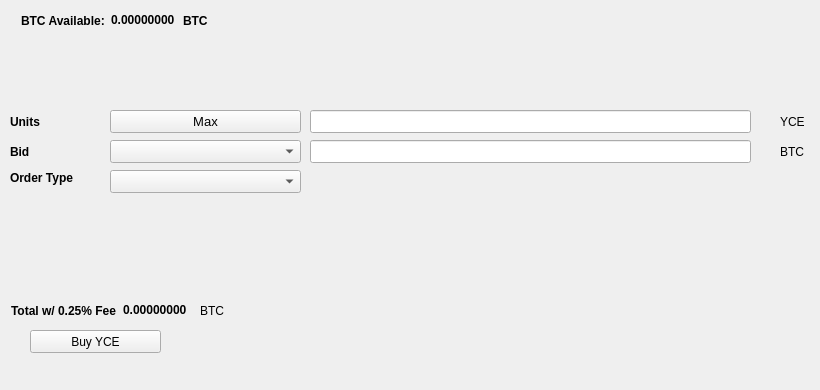
   <widget class="QWidget" name="BuyTab">
    <attribute name="title">
     <string>Buy</string>
    </attribute>
    <widget class="QPushButton" name="BuyYCE">
     <property name="geometry">
      <rect>
       <x>30</x>
       <y>330</y>
       <width>131</width>
       <height>23</height>
      </rect>
     </property>
     <property name="text">
      <string>Buy YCE</string>
     </property>
     <property name="icon">
      <iconset resource="../myce.qrc">
       <normaloff>:/icons/bitcoin</normaloff>:/icons/bitcoin</iconset>
     </property>
    </widget>
    <widget class="QLabel" name="label_3">
     <property name="geometry">
      <rect>
       <x>10</x>
       <y>110</y>
       <width>46</width>
       <height>23</height>
      </rect>
     </property>
     <property name="font">
      <font>
       <weight>75</weight>
       <bold>true</bold>
      </font>
     </property>
     <property name="text">
      <string>Units</string>
     </property>
    </widget>
    <widget class="QLineEdit" name="UnitsInput">
     <property name="geometry">
      <rect>
       <x>310</x>
       <y>110</y>
       <width>441</width>
       <height>23</height>
      </rect>
     </property>
     <property name="font">
      <font>
       <pointsize>9</pointsize>
       <weight>75</weight>
       <bold>true</bold>
      </font>
     </property>
    </widget>
    <widget class="QLineEdit" name="BuyBidPriceEdit">
     <property name="geometry">
      <rect>
       <x>310</x>
       <y>140</y>
       <width>441</width>
       <height>23</height>
      </rect>
     </property>
     <property name="font">
      <font>
       <pointsize>9</pointsize>
       <weight>75</weight>
       <bold>true</bold>
      </font>
     </property>
    </widget>
    <widget class="QLabel" name="label_4">
     <property name="geometry">
      <rect>
       <x>780</x>
       <y>110</y>
       <width>31</width>
       <height>23</height>
      </rect>
     </property>
     <property name="text">
      <string>YCE</string>
     </property>
    </widget>
    <widget class="QLabel" name="label_5">
     <property name="geometry">
      <rect>
       <x>780</x>
       <y>140</y>
       <width>31</width>
       <height>23</height>
      </rect>
     </property>
     <property name="text">
      <string>BTC</string>
     </property>
    </widget>
    <widget class="QLabel" name="label_6">
     <property name="geometry">
      <rect>
       <x>10</x>
       <y>140</y>
       <width>46</width>
       <height>23</height>
      </rect>
     </property>
     <property name="font">
      <font>
       <weight>75</weight>
       <bold>true</bold>
      </font>
     </property>
     <property name="text">
      <string>Bid</string>
     </property>
    </widget>
    <widget class="QLabel" name="label_7">
     <property name="geometry">
      <rect>
       <x>10</x>
       <y>170</y>
       <width>91</width>
       <height>16</height>
      </rect>
     </property>
     <property name="font">
      <font>
       <weight>75</weight>
       <bold>true</bold>
      </font>
     </property>
     <property name="text">
      <string>Order Type</string>
     </property>
    </widget>
    <widget class="QPushButton" name="Buy_Max_Amount">
     <property name="geometry">
      <rect>
       <x>110</x>
       <y>110</y>
       <width>191</width>
       <height>23</height>
      </rect>
     </property>
     <property name="font">
      <font>
       <pointsize>10</pointsize>
      </font>
     </property>
     <property name="text">
      <string>Max</string>
     </property>
    </widget>
    <widget class="QComboBox" name="BuyBidcomboBox">
     <property name="geometry">
      <rect>
       <x>110</x>
       <y>140</y>
       <width>191</width>
       <height>23</height>
      </rect>
     </property>
     <property name="font">
      <font>
       <pointsize>10</pointsize>
      </font>
     </property>
    </widget>
    <widget class="QComboBox" name="buyOrdertypeCombo">
     <property name="geometry">
      <rect>
       <x>110</x>
       <y>170</y>
       <width>191</width>
       <height>23</height>
      </rect>
     </property>
     <property name="font">
      <font>
       <pointsize>10</pointsize>
      </font>
     </property>
    </widget>
    <widget class="QWidget" name="layoutWidget1">
     <property name="geometry">
      <rect>
       <x>21</x>
       <y>11</y>
       <width>227</width>
       <height>19</height>
      </rect>
     </property>
     <layout class="QHBoxLayout" name="horizontalLayout_3">
      <item>
       <widget class="QLabel" name="label232">
        <property name="font">
         <font>
          <weight>75</weight>
          <bold>true</bold>
         </font>
        </property>
        <property name="text">
         <string>BTC Available:</string>
        </property>
       </widget>
      </item>
      <item>
       <widget class="QLabel" name="BtcAvailableLbl">
        <property name="palette">
         <palette>
          <active>
           <colorrole role="WindowText">
            <brush brushstyle="SolidPattern">
             <color alpha="255">
              <red>0</red>
              <green>0</green>
              <blue>0</blue>
             </color>
            </brush>
           </colorrole>
           <colorrole role="Button">
            <brush brushstyle="SolidPattern">
             <color alpha="255">
              <red>0</red>
              <green>170</green>
              <blue>0</blue>
             </color>
            </brush>
           </colorrole>
           <colorrole role="Light">
            <brush brushstyle="SolidPattern">
             <color alpha="255">
              <red>0</red>
              <green>255</green>
              <blue>0</blue>
             </color>
            </brush>
           </colorrole>
           <colorrole role="Midlight">
            <brush brushstyle="SolidPattern">
             <color alpha="255">
              <red>0</red>
              <green>212</green>
              <blue>0</blue>
             </color>
            </brush>
           </colorrole>
           <colorrole role="Dark">
            <brush brushstyle="SolidPattern">
             <color alpha="255">
              <red>0</red>
              <green>85</green>
              <blue>0</blue>
             </color>
            </brush>
           </colorrole>
           <colorrole role="Mid">
            <brush brushstyle="SolidPattern">
             <color alpha="255">
              <red>0</red>
              <green>113</green>
              <blue>0</blue>
             </color>
            </brush>
           </colorrole>
           <colorrole role="Text">
            <brush brushstyle="SolidPattern">
             <color alpha="255">
              <red>0</red>
              <green>170</green>
              <blue>0</blue>
             </color>
            </brush>
           </colorrole>
           <colorrole role="BrightText">
            <brush brushstyle="SolidPattern">
             <color alpha="255">
              <red>255</red>
              <green>255</green>
              <blue>255</blue>
             </color>
            </brush>
           </colorrole>
           <colorrole role="ButtonText">
            <brush brushstyle="SolidPattern">
             <color alpha="255">
              <red>0</red>
              <green>0</green>
              <blue>0</blue>
             </color>
            </brush>
           </colorrole>
           <colorrole role="Base">
            <brush brushstyle="SolidPattern">
             <color alpha="255">
              <red>255</red>
              <green>255</green>
              <blue>255</blue>
             </color>
            </brush>
           </colorrole>
           <colorrole role="Window">
            <brush brushstyle="SolidPattern">
             <color alpha="255">
              <red>0</red>
              <green>170</green>
              <blue>0</blue>
             </color>
            </brush>
           </colorrole>
           <colorrole role="Shadow">
            <brush brushstyle="SolidPattern">
             <color alpha="255">
              <red>0</red>
              <green>0</green>
              <blue>0</blue>
             </color>
            </brush>
           </colorrole>
           <colorrole role="AlternateBase">
            <brush brushstyle="SolidPattern">
             <color alpha="255">
              <red>127</red>
              <green>212</green>
              <blue>127</blue>
             </color>
            </brush>
           </colorrole>
           <colorrole role="ToolTipBase">
            <brush brushstyle="SolidPattern">
             <color alpha="255">
              <red>255</red>
              <green>255</green>
              <blue>220</blue>
             </color>
            </brush>
           </colorrole>
           <colorrole role="ToolTipText">
            <brush brushstyle="SolidPattern">
             <color alpha="255">
              <red>0</red>
              <green>0</green>
              <blue>0</blue>
             </color>
            </brush>
           </colorrole>
          </active>
          <inactive>
           <colorrole role="WindowText">
            <brush brushstyle="SolidPattern">
             <color alpha="255">
              <red>0</red>
              <green>0</green>
              <blue>0</blue>
             </color>
            </brush>
           </colorrole>
           <colorrole role="Button">
            <brush brushstyle="SolidPattern">
             <color alpha="255">
              <red>0</red>
              <green>170</green>
              <blue>0</blue>
             </color>
            </brush>
           </colorrole>
           <colorrole role="Light">
            <brush brushstyle="SolidPattern">
             <color alpha="255">
              <red>0</red>
              <green>255</green>
              <blue>0</blue>
             </color>
            </brush>
           </colorrole>
           <colorrole role="Midlight">
            <brush brushstyle="SolidPattern">
             <color alpha="255">
              <red>0</red>
              <green>212</green>
              <blue>0</blue>
             </color>
            </brush>
           </colorrole>
           <colorrole role="Dark">
            <brush brushstyle="SolidPattern">
             <color alpha="255">
              <red>0</red>
              <green>85</green>
              <blue>0</blue>
             </color>
            </brush>
           </colorrole>
           <colorrole role="Mid">
            <brush brushstyle="SolidPattern">
             <color alpha="255">
              <red>0</red>
              <green>113</green>
              <blue>0</blue>
             </color>
            </brush>
           </colorrole>
           <colorrole role="Text">
            <brush brushstyle="SolidPattern">
             <color alpha="255">
              <red>0</red>
              <green>170</green>
              <blue>0</blue>
             </color>
            </brush>
           </colorrole>
           <colorrole role="BrightText">
            <brush brushstyle="SolidPattern">
             <color alpha="255">
              <red>255</red>
              <green>255</green>
              <blue>255</blue>
             </color>
            </brush>
           </colorrole>
           <colorrole role="ButtonText">
            <brush brushstyle="SolidPattern">
             <color alpha="255">
              <red>0</red>
              <green>0</green>
              <blue>0</blue>
             </color>
            </brush>
           </colorrole>
           <colorrole role="Base">
            <brush brushstyle="SolidPattern">
             <color alpha="255">
              <red>255</red>
              <green>255</green>
              <blue>255</blue>
             </color>
            </brush>
           </colorrole>
           <colorrole role="Window">
            <brush brushstyle="SolidPattern">
             <color alpha="255">
              <red>0</red>
              <green>170</green>
              <blue>0</blue>
             </color>
            </brush>
           </colorrole>
           <colorrole role="Shadow">
            <brush brushstyle="SolidPattern">
             <color alpha="255">
              <red>0</red>
              <green>0</green>
              <blue>0</blue>
             </color>
            </brush>
           </colorrole>
           <colorrole role="AlternateBase">
            <brush brushstyle="SolidPattern">
             <color alpha="255">
              <red>127</red>
              <green>212</green>
              <blue>127</blue>
             </color>
            </brush>
           </colorrole>
           <colorrole role="ToolTipBase">
            <brush brushstyle="SolidPattern">
             <color alpha="255">
              <red>255</red>
              <green>255</green>
              <blue>220</blue>
             </color>
            </brush>
           </colorrole>
           <colorrole role="ToolTipText">
            <brush brushstyle="SolidPattern">
             <color alpha="255">
              <red>0</red>
              <green>0</green>
              <blue>0</blue>
             </color>
            </brush>
           </colorrole>
          </inactive>
          <disabled>
           <colorrole role="WindowText">
            <brush brushstyle="SolidPattern">
             <color alpha="255">
              <red>0</red>
              <green>85</green>
              <blue>0</blue>
             </color>
            </brush>
           </colorrole>
           <colorrole role="Button">
            <brush brushstyle="SolidPattern">
             <color alpha="255">
              <red>0</red>
              <green>170</green>
              <blue>0</blue>
             </color>
            </brush>
           </colorrole>
           <colorrole role="Light">
            <brush brushstyle="SolidPattern">
             <color alpha="255">
              <red>0</red>
              <green>255</green>
              <blue>0</blue>
             </color>
            </brush>
           </colorrole>
           <colorrole role="Midlight">
            <brush brushstyle="SolidPattern">
             <color alpha="255">
              <red>0</red>
              <green>212</green>
              <blue>0</blue>
             </color>
            </brush>
           </colorrole>
           <colorrole role="Dark">
            <brush brushstyle="SolidPattern">
             <color alpha="255">
              <red>0</red>
              <green>85</green>
              <blue>0</blue>
             </color>
            </brush>
           </colorrole>
           <colorrole role="Mid">
            <brush brushstyle="SolidPattern">
             <color alpha="255">
              <red>0</red>
              <green>113</green>
              <blue>0</blue>
             </color>
            </brush>
           </colorrole>
           <colorrole role="Text">
            <brush brushstyle="SolidPattern">
             <color alpha="255">
              <red>0</red>
              <green>85</green>
              <blue>0</blue>
             </color>
            </brush>
           </colorrole>
           <colorrole role="BrightText">
            <brush brushstyle="SolidPattern">
             <color alpha="255">
              <red>255</red>
              <green>255</green>
              <blue>255</blue>
             </color>
            </brush>
           </colorrole>
           <colorrole role="ButtonText">
            <brush brushstyle="SolidPattern">
             <color alpha="255">
              <red>0</red>
              <green>85</green>
              <blue>0</blue>
             </color>
            </brush>
           </colorrole>
           <colorrole role="Base">
            <brush brushstyle="SolidPattern">
             <color alpha="255">
              <red>0</red>
              <green>170</green>
              <blue>0</blue>
             </color>
            </brush>
           </colorrole>
           <colorrole role="Window">
            <brush brushstyle="SolidPattern">
             <color alpha="255">
              <red>0</red>
              <green>170</green>
              <blue>0</blue>
             </color>
            </brush>
           </colorrole>
           <colorrole role="Shadow">
            <brush brushstyle="SolidPattern">
             <color alpha="255">
              <red>0</red>
              <green>0</green>
              <blue>0</blue>
             </color>
            </brush>
           </colorrole>
           <colorrole role="AlternateBase">
            <brush brushstyle="SolidPattern">
             <color alpha="255">
              <red>0</red>
              <green>170</green>
              <blue>0</blue>
             </color>
            </brush>
           </colorrole>
           <colorrole role="ToolTipBase">
            <brush brushstyle="SolidPattern">
             <color alpha="255">
              <red>255</red>
              <green>255</green>
              <blue>220</blue>
             </color>
            </brush>
           </colorrole>
           <colorrole role="ToolTipText">
            <brush brushstyle="SolidPattern">
             <color alpha="255">
              <red>0</red>
              <green>0</green>
              <blue>0</blue>
             </color>
            </brush>
           </colorrole>
          </disabled>
         </palette>
        </property>
        <property name="font">
         <font>
          <weight>75</weight>
          <bold>true</bold>
         </font>
        </property>
        <property name="text">
         <string>0.00000000</string>
        </property>
        <property name="textInteractionFlags">
         <set>Qt::LinksAccessibleByMouse|Qt::TextSelectableByKeyboard|Qt::TextSelectableByMouse</set>
        </property>
       </widget>
      </item>
      <item>
       <widget class="QLabel" name="BtcAvailableLbl_2">
        <property name="font">
         <font>
          <weight>75</weight>
          <bold>true</bold>
         </font>
        </property>
        <property name="text">
         <string>BTC</string>
        </property>
       </widget>
      </item>
     </layout>
    </widget>
    <widget class="QWidget" name="layoutWidge2">
     <property name="geometry">
      <rect>
       <x>11</x>
       <y>301</y>
       <width>259</width>
       <height>19</height>
      </rect>
     </property>
     <layout class="QHBoxLayout" name="horizontalLayout_4">
      <item>
       <widget class="QLabel" name="label_9">
        <property name="font">
         <font>
          <weight>75</weight>
          <bold>true</bold>
         </font>
        </property>
        <property name="text">
         <string>Total w/ 0.25% Fee</string>
        </property>
       </widget>
      </item>
      <item>
       <widget class="QLabel" name="BuyCostLabel">
        <property name="palette">
         <palette>
          <active>
           <colorrole role="WindowText">
            <brush brushstyle="SolidPattern">
             <color alpha="255">
              <red>0</red>
              <green>0</green>
              <blue>0</blue>
             </color>
            </brush>
           </colorrole>
           <colorrole role="Button">
            <brush brushstyle="SolidPattern">
             <color alpha="255">
              <red>0</red>
              <green>170</green>
              <blue>0</blue>
             </color>
            </brush>
           </colorrole>
           <colorrole role="Light">
            <brush brushstyle="SolidPattern">
             <color alpha="255">
              <red>0</red>
              <green>255</green>
              <blue>0</blue>
             </color>
            </brush>
           </colorrole>
           <colorrole role="Midlight">
            <brush brushstyle="SolidPattern">
             <color alpha="255">
              <red>0</red>
              <green>212</green>
              <blue>0</blue>
             </color>
            </brush>
           </colorrole>
           <colorrole role="Dark">
            <brush brushstyle="SolidPattern">
             <color alpha="255">
              <red>0</red>
              <green>85</green>
              <blue>0</blue>
             </color>
            </brush>
           </colorrole>
           <colorrole role="Mid">
            <brush brushstyle="SolidPattern">
             <color alpha="255">
              <red>0</red>
              <green>113</green>
              <blue>0</blue>
             </color>
            </brush>
           </colorrole>
           <colorrole role="Text">
            <brush brushstyle="SolidPattern">
             <color alpha="255">
              <red>0</red>
              <green>170</green>
              <blue>0</blue>
             </color>
            </brush>
           </colorrole>
           <colorrole role="BrightText">
            <brush brushstyle="SolidPattern">
             <color alpha="255">
              <red>255</red>
              <green>255</green>
              <blue>255</blue>
             </color>
            </brush>
           </colorrole>
           <colorrole role="ButtonText">
            <brush brushstyle="SolidPattern">
             <color alpha="255">
              <red>0</red>
              <green>0</green>
              <blue>0</blue>
             </color>
            </brush>
           </colorrole>
           <colorrole role="Base">
            <brush brushstyle="SolidPattern">
             <color alpha="255">
              <red>255</red>
              <green>255</green>
              <blue>255</blue>
             </color>
            </brush>
           </colorrole>
           <colorrole role="Window">
            <brush brushstyle="SolidPattern">
             <color alpha="255">
              <red>0</red>
              <green>170</green>
              <blue>0</blue>
             </color>
            </brush>
           </colorrole>
           <colorrole role="Shadow">
            <brush brushstyle="SolidPattern">
             <color alpha="255">
              <red>0</red>
              <green>0</green>
              <blue>0</blue>
             </color>
            </brush>
           </colorrole>
           <colorrole role="AlternateBase">
            <brush brushstyle="SolidPattern">
             <color alpha="255">
              <red>127</red>
              <green>212</green>
              <blue>127</blue>
             </color>
            </brush>
           </colorrole>
           <colorrole role="ToolTipBase">
            <brush brushstyle="SolidPattern">
             <color alpha="255">
              <red>255</red>
              <green>255</green>
              <blue>220</blue>
             </color>
            </brush>
           </colorrole>
           <colorrole role="ToolTipText">
            <brush brushstyle="SolidPattern">
             <color alpha="255">
              <red>0</red>
              <green>0</green>
              <blue>0</blue>
             </color>
            </brush>
           </colorrole>
          </active>
          <inactive>
           <colorrole role="WindowText">
            <brush brushstyle="SolidPattern">
             <color alpha="255">
              <red>0</red>
              <green>0</green>
              <blue>0</blue>
             </color>
            </brush>
           </colorrole>
           <colorrole role="Button">
            <brush brushstyle="SolidPattern">
             <color alpha="255">
              <red>0</red>
              <green>170</green>
              <blue>0</blue>
             </color>
            </brush>
           </colorrole>
           <colorrole role="Light">
            <brush brushstyle="SolidPattern">
             <color alpha="255">
              <red>0</red>
              <green>255</green>
              <blue>0</blue>
             </color>
            </brush>
           </colorrole>
           <colorrole role="Midlight">
            <brush brushstyle="SolidPattern">
             <color alpha="255">
              <red>0</red>
              <green>212</green>
              <blue>0</blue>
             </color>
            </brush>
           </colorrole>
           <colorrole role="Dark">
            <brush brushstyle="SolidPattern">
             <color alpha="255">
              <red>0</red>
              <green>85</green>
              <blue>0</blue>
             </color>
            </brush>
           </colorrole>
           <colorrole role="Mid">
            <brush brushstyle="SolidPattern">
             <color alpha="255">
              <red>0</red>
              <green>113</green>
              <blue>0</blue>
             </color>
            </brush>
           </colorrole>
           <colorrole role="Text">
            <brush brushstyle="SolidPattern">
             <color alpha="255">
              <red>0</red>
              <green>170</green>
              <blue>0</blue>
             </color>
            </brush>
           </colorrole>
           <colorrole role="BrightText">
            <brush brushstyle="SolidPattern">
             <color alpha="255">
              <red>255</red>
              <green>255</green>
              <blue>255</blue>
             </color>
            </brush>
           </colorrole>
           <colorrole role="ButtonText">
            <brush brushstyle="SolidPattern">
             <color alpha="255">
              <red>0</red>
              <green>0</green>
              <blue>0</blue>
             </color>
            </brush>
           </colorrole>
           <colorrole role="Base">
            <brush brushstyle="SolidPattern">
             <color alpha="255">
              <red>255</red>
              <green>255</green>
              <blue>255</blue>
             </color>
            </brush>
           </colorrole>
           <colorrole role="Window">
            <brush brushstyle="SolidPattern">
             <color alpha="255">
              <red>0</red>
              <green>170</green>
              <blue>0</blue>
             </color>
            </brush>
           </colorrole>
           <colorrole role="Shadow">
            <brush brushstyle="SolidPattern">
             <color alpha="255">
              <red>0</red>
              <green>0</green>
              <blue>0</blue>
             </color>
            </brush>
           </colorrole>
           <colorrole role="AlternateBase">
            <brush brushstyle="SolidPattern">
             <color alpha="255">
              <red>127</red>
              <green>212</green>
              <blue>127</blue>
             </color>
            </brush>
           </colorrole>
           <colorrole role="ToolTipBase">
            <brush brushstyle="SolidPattern">
             <color alpha="255">
              <red>255</red>
              <green>255</green>
              <blue>220</blue>
             </color>
            </brush>
           </colorrole>
           <colorrole role="ToolTipText">
            <brush brushstyle="SolidPattern">
             <color alpha="255">
              <red>0</red>
              <green>0</green>
              <blue>0</blue>
             </color>
            </brush>
           </colorrole>
          </inactive>
          <disabled>
           <colorrole role="WindowText">
            <brush brushstyle="SolidPattern">
             <color alpha="255">
              <red>0</red>
              <green>85</green>
              <blue>0</blue>
             </color>
            </brush>
           </colorrole>
           <colorrole role="Button">
            <brush brushstyle="SolidPattern">
             <color alpha="255">
              <red>0</red>
              <green>170</green>
              <blue>0</blue>
             </color>
            </brush>
           </colorrole>
           <colorrole role="Light">
            <brush brushstyle="SolidPattern">
             <color alpha="255">
              <red>0</red>
              <green>255</green>
              <blue>0</blue>
             </color>
            </brush>
           </colorrole>
           <colorrole role="Midlight">
            <brush brushstyle="SolidPattern">
             <color alpha="255">
              <red>0</red>
              <green>212</green>
              <blue>0</blue>
             </color>
            </brush>
           </colorrole>
           <colorrole role="Dark">
            <brush brushstyle="SolidPattern">
             <color alpha="255">
              <red>0</red>
              <green>85</green>
              <blue>0</blue>
             </color>
            </brush>
           </colorrole>
           <colorrole role="Mid">
            <brush brushstyle="SolidPattern">
             <color alpha="255">
              <red>0</red>
              <green>113</green>
              <blue>0</blue>
             </color>
            </brush>
           </colorrole>
           <colorrole role="Text">
            <brush brushstyle="SolidPattern">
             <color alpha="255">
              <red>0</red>
              <green>85</green>
              <blue>0</blue>
             </color>
            </brush>
           </colorrole>
           <colorrole role="BrightText">
            <brush brushstyle="SolidPattern">
             <color alpha="255">
              <red>255</red>
              <green>255</green>
              <blue>255</blue>
             </color>
            </brush>
           </colorrole>
           <colorrole role="ButtonText">
            <brush brushstyle="SolidPattern">
             <color alpha="255">
              <red>0</red>
              <green>85</green>
              <blue>0</blue>
             </color>
            </brush>
           </colorrole>
           <colorrole role="Base">
            <brush brushstyle="SolidPattern">
             <color alpha="255">
              <red>0</red>
              <green>170</green>
              <blue>0</blue>
             </color>
            </brush>
           </colorrole>
           <colorrole role="Window">
            <brush brushstyle="SolidPattern">
             <color alpha="255">
              <red>0</red>
              <green>170</green>
              <blue>0</blue>
             </color>
            </brush>
           </colorrole>
           <colorrole role="Shadow">
            <brush brushstyle="SolidPattern">
             <color alpha="255">
              <red>0</red>
              <green>0</green>
              <blue>0</blue>
             </color>
            </brush>
           </colorrole>
           <colorrole role="AlternateBase">
            <brush brushstyle="SolidPattern">
             <color alpha="255">
              <red>0</red>
              <green>170</green>
              <blue>0</blue>
             </color>
            </brush>
           </colorrole>
           <colorrole role="ToolTipBase">
            <brush brushstyle="SolidPattern">
             <color alpha="255">
              <red>255</red>
              <green>255</green>
              <blue>220</blue>
             </color>
            </brush>
           </colorrole>
           <colorrole role="ToolTipText">
            <brush brushstyle="SolidPattern">
             <color alpha="255">
              <red>0</red>
              <green>0</green>
              <blue>0</blue>
             </color>
            </brush>
           </colorrole>
          </disabled>
         </palette>
        </property>
        <property name="font">
         <font>
          <weight>75</weight>
          <bold>true</bold>
         </font>
        </property>
        <property name="autoFillBackground">
         <bool>false</bool>
        </property>
        <property name="text">
         <string>0.00000000</string>
        </property>
        <property name="textInteractionFlags">
         <set>Qt::LinksAccessibleByMouse|Qt::TextSelectableByMouse</set>
        </property>
       </widget>
      </item>
      <item>
       <widget class="QLabel" name="label_10">
        <property name="font">
         <font>
          <weight>50</weight>
          <bold>false</bold>
         </font>
        </property>
        <property name="text">
         <string>BTC</string>
        </property>
       </widget>
      </item>
     </layout>
    </widget>
    <widget class="QLabel" name="label_24">
     <property name="geometry">
      <rect>
       <x>460</x>
       <y>300</y>
       <width>281</width>
       <height>81</height>
      </rect>
     </property>
     <property name="text">
      <string/>
     </property>
     <property name="pixmap">
      <pixmap>:/images/bittrex</pixmap>
     </property>
    </widget>
   </widget>
